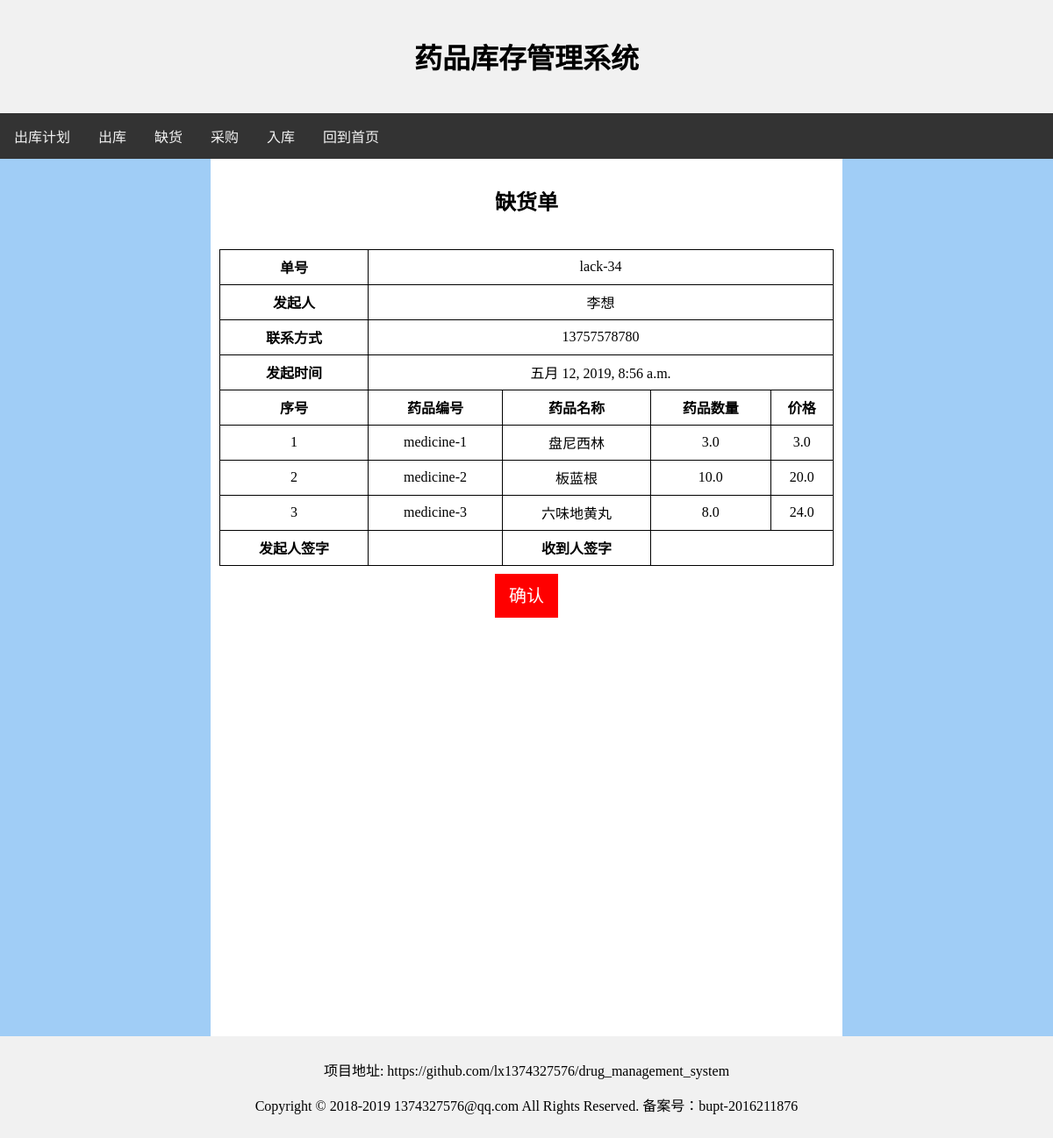
/lack/query_detail/34, run on the app's committed database.
### lack/models.py (models this page shows)
class Lack(models.Model):
    id = models.IntegerField('id', primary_key=True)
    create_time = models.DateTimeField('create_time', default=timezone.now)
    create_user = models.ForeignKey(User, on_delete=models.CASCADE)

### user/models.py (models this page shows, shortened)
class User(models.Model):
    id = models.IntegerField('id', primary_key=True)
    user_name = models.CharField('user_name', unique=True, blank=False, max_length=20)
    create_time = models.DateTimeField('create_time', default=timezone.now)
    is_admin = models.BooleanField('is_admin', default=False)
    password = models.CharField('password', blank=False, max_length=20)
    worker_type = models.IntegerField('worker_type', default=0)

### demand/models.py (models this page shows, shortened)
class Detail(models.Model):
    id = models.IntegerField('id', primary_key=True)
    father_id = models.IntegerField('father_id', default=0)
    father_detail_id = models.IntegerField('father_detail_id', default=0)
    medicine = models.ForeignKey(Medicine, blank=False, on_delete=models.CASCADE)
    num = models.FloatField('num')
    price = models.FloatField('price')
    status = models.IntegerField('status', default=0)  # 0 未处理 1 处理中 2 已完成
    form_type = models.IntegerField('form_type')  # 1 需求单 2 出库单 3 缺货单 4 采购单 5 入库单
    form_id = models.IntegerField('form_id')

class Medicine(models.Model):
    id = models.IntegerField('id', primary_key=True)
    name = models.CharField('name', blank=False, max_length=100)
    total_num = models.FloatField('total_num', default=0)
    now_num = models.FloatField('now_num', default=0)

### lack/views.py (the view)
# urls.py: path('query_detail/<int:lack_id>', views.query_detail, name='query_detail'),
def query_detail(request, lack_id):
    detail_list = Detail.objects.filter(form_type=3).filter(form_id=lack_id)
    lack_form = Lack.objects.get(id=lack_id)
    context = {
        'detail_list': detail_list,
        'lack_form': lack_form,
    }
    return render(request, 'lack/submit.html', context)

### lack/templates/lack/submit.html (shortened to what this page needs)
<html>
    <head>
    </head>
    <body>
        <div class="header">
            <h1>药品库存管理系统</h1>
        </div>
        <div class="topnav">
            <a href="{% url 'demand:demand' %}">出库计划</a>
            <a href="{% url 'checkout:checkout' %}">出库</a>
            <a href="{% url 'lack:lack' %}">缺货</a>
            <a href="{% url 'purchase:purchase' %}">采购</a>
            <a href="{% url 'storage:storage' %}">入库</a>
            <a href="{% url 'user:index' %}">回到首页</a>
        </div>
        <div class="row">
            <div class="column left">
            </div>
            <div class="column middle">
                <div class="submit-div">
                    <h2> 缺货单 </h2>
                </div>
                <br>
                <table>
                    <tr>
                        <td> <strong>单号</strong> </td>
                        <td colspan="4"> lack-{{lack_form.id}} </td>
                    </tr>
                    <tr>
                        <td> <strong>发起人</strong> </td>
                        <td colspan="4"> {{lack_form.create_user.user_name}} </td>
                    </tr>
                    <tr>
                        <td> <strong>联系方式</strong> </td>
                        <td colspan="4"> 13757578780 </td>
                    </tr>
                    <tr>
                        <td> <strong>发起时间</strong> </td>
                        <td colspan="4"> {{lack_form.create_time}} </td>
                    </tr>
                    <tr>
                        <td> <strong>序号</strong> </td>
                        <td> <strong>药品编号</strong> </td>
                        <td> <strong>药品名称</strong> </td>
                        <td> <strong>药品数量</strong> </td>
                        <td> <strong>价格</strong> </td>
                    </tr>
                    {% for detail in detail_list %}
                        <tr>
                            <td> {{forloop.counter}} </td>
                            <td> medicine-{{detail.medicine.id}} </td>
                            <td> {{detail.medicine.name}} </td>
                            <td> {{detail.num}} </td>
                            <td> {{detail.price}} </td>
                        </tr>
                    {% endfor %}
                    <tr>
                        <td> <strong>发起人签字</strong> </td>
                        <td></td>
                        <td> <strong>收到人签字</strong> </td>
                        <td colspan="2"></td>
                    </tr>
                </table>
                <br>
                <div class="submit-div">
                    <a href="{% url 'lack:query' %}" class="submit">确认</a>
                </div>
            </div>
            <div class="column right">
            </div>
        </div>
        <div class="footer">
            <p>项目地址: https://github.com/lx1374327576/drug_management_system</p>
            <p>Copyright © 2018-2019 1374327576@qq.com All Rights Reserved. 备案号：bupt-2016211876</p>
        </div>
    </body>
</html>

### lack/templates/lack/submit.html (style rules this page uses)
* { box-sizing: border-box; }
body { margin: 0; }
a { text-decoration:none; }
.header { background-color: #f1f1f1; padding: 20px; text-align: center; }
.topnav { overflow: hidden; background-color: #333; }
.topnav a { float: left; display: block; color: #f2f2f2; text-align: center; padding: 14px 16px; text-decoration: none; }
.column { float: left; padding: 10px; }
.column.left { width: 20%; background-image:url("/static/2.jpeg"); height: 1000px; }
.column.right { width: 20%; background-image:url("/static/2.jpeg"); height: 1000px; }
.column.middle { width: 60%; }
.row:after { content: ""; display: table; clear: both; }
.footer { background-color: #f1f1f1; padding: 10px; text-align: center; }
table,tr,td { border: 1px solid black; }
table { border-collapse:collapse; width:100%; }
tr { height:40px }
td { text-align:center; vertical-align:middle; }
.submit { width:100px; height:50px; background-color:red; color:white; font-size:20px; }
.submit-div { width:100%; text-align: center; }
.submit-div a { padding: 14px 16px; }

### data on the page
Lack: id "34", create_user.user_name "李想", create_time "五月 12, 2019, 8:56 a.m."
Detail: medicine.id "1", medicine.name "盘尼西林", num "3.0", price "3.0"
Detail: medicine.id "2", medicine.name "板蓝根", num "10.0", price "20.0"
Detail: medicine.id "3", medicine.name "六味地黄丸", num "8.0", price "24.0"
